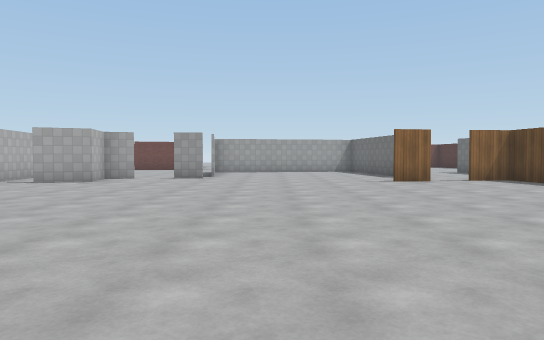
[1] (above)

16 first-person views from a walk through a world built for the Gazebo simulator. The camera is 1.2 m above the floor, tilts 2° down and sees 70° across. The floor is counted in squares, 2 m on a side. Each view is taken from the middle of a square. On the plan, view 1 faces up. The plan holds only what a view shows up to about 10 squares ahead; the rest is blank. The place goes on beyond the plan. Gazebo's built-in surfaces are drawn with simple patterns. Surface patterns are stand-ins for the level's own textures.

[2]
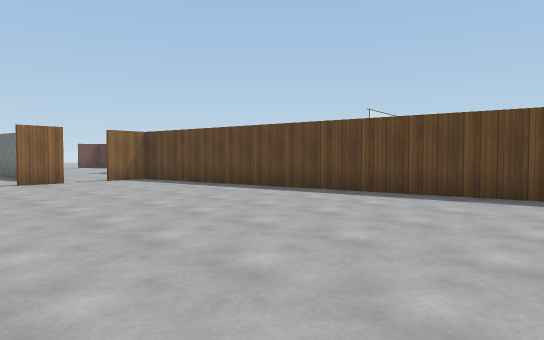

[3]
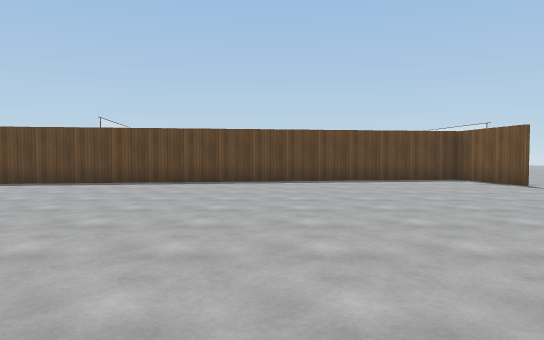

[4]
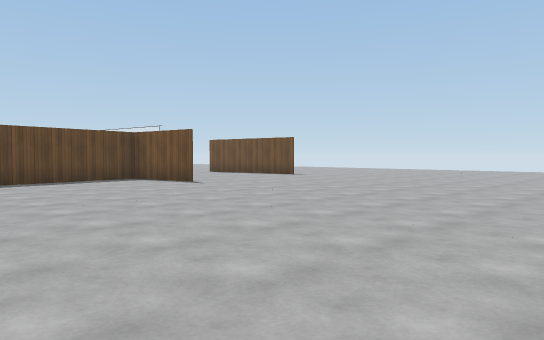

[5]
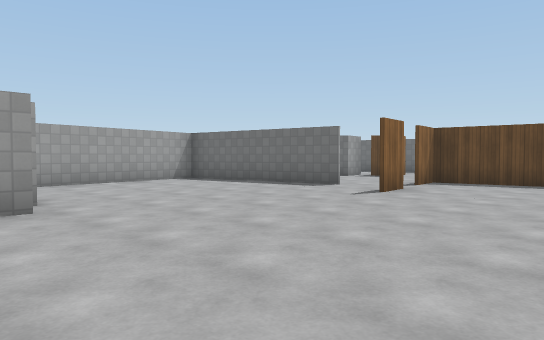

[6]
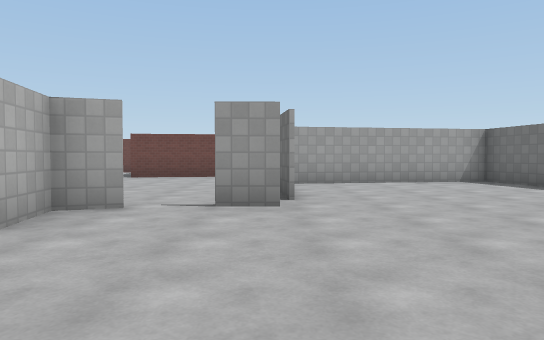

[7]
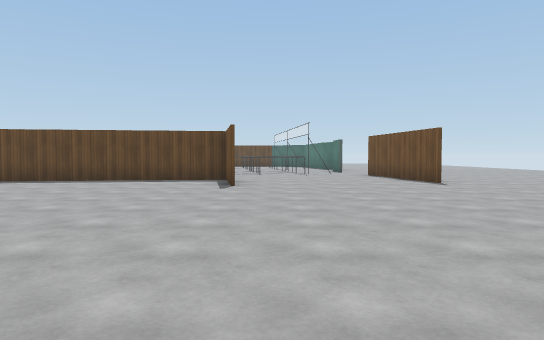

[8]
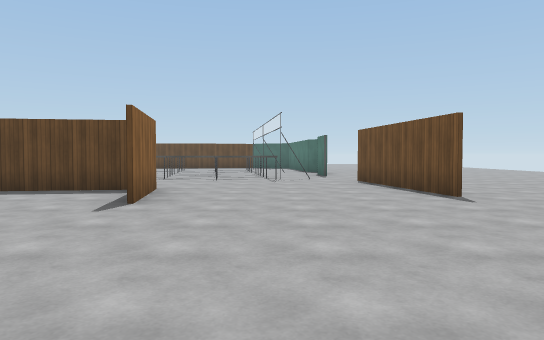

[9]
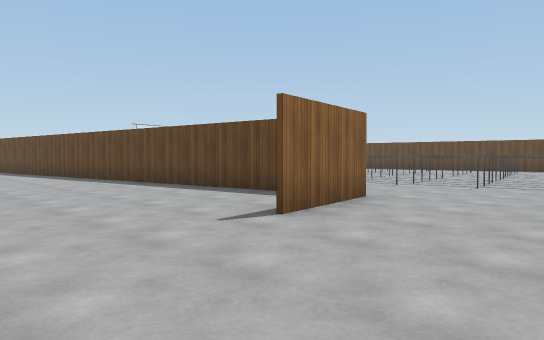

[10]
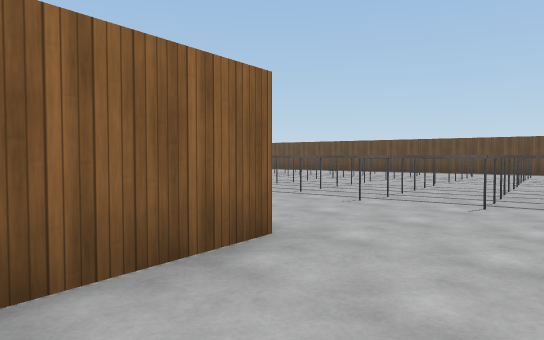

[11]
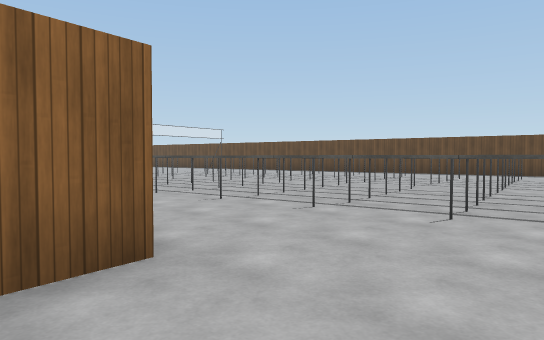

[12]
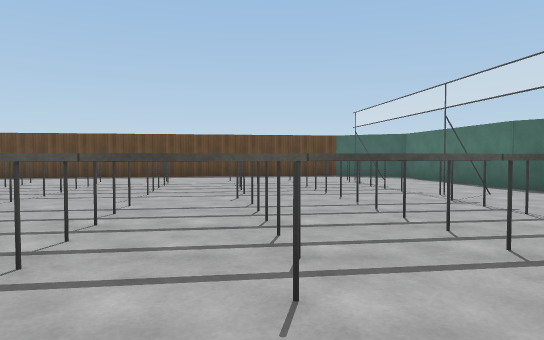

[13]
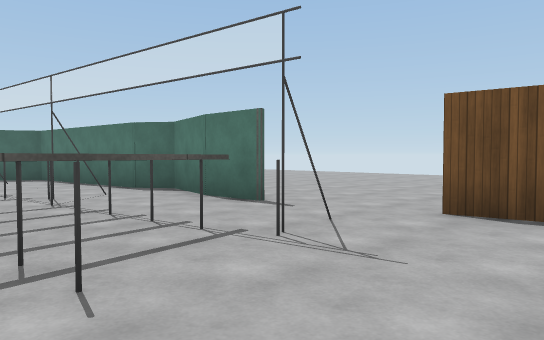

[14]
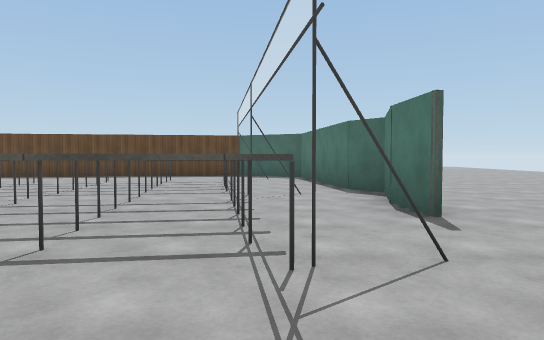

[15]
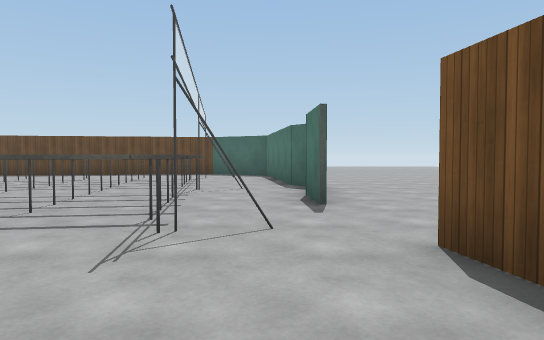

[16]
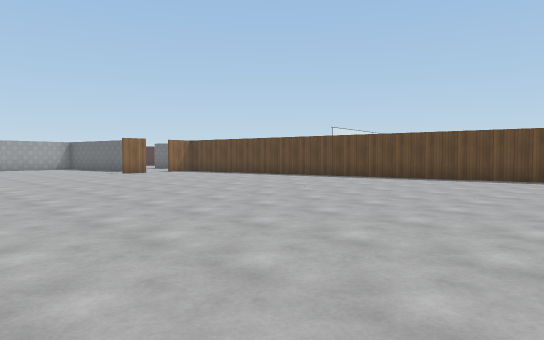

### Floor plan
Key: @ floor where view 1 was taken; # wall or solid block; . floor; P pole; G grey pole; O other object.
Columns run from 4 left of view 1 to 21 right of it. Each row starts with its distance up from view 1.
 15 .. #####
 14 .. ....#
 13 .. .... #
 12 ..#.....#
 11 ........#..
 10 #........##
  9 #......#..#
  8 ..........#
  7 ..........#
  6 ..........##
  5 ...........#
  4  ..........#
  3   .........#
  2   .........#          O.
  1   .........#   #      ..
  0   ..@......#   #  #   O.
 -1  ..........## O#  O#  O.
 -2  ...........# .#  O#  ..
 -3  ...........#.O##  O#  O
 -4  ...........#..P  #O   O
 -5    .......###...# #O   .
 -6   .............P#    # OO
 -7    ...........GP..GO # O##
 -8    ............G...O#####
 -9     ........###..####.

Positions as (right, up) in squares from view 1, and headings:
1: (0, 0), facing up
2: (1, 0), facing up-right
3: (-2, 0), facing right
4: (-2, 0), facing down-right
5: (-3, 6), facing up-right
6: (-2, 6), facing up
7: (-2, -6), facing right
8: (1, -7), facing right
9: (3, -8), facing up-right
10: (6, -7), facing up-right
11: (7, -7), facing up-right
12: (9, -4), facing right
13: (9, -5), facing down-right
14: (9, -7), facing right
15: (8, -8), facing right
16: (-3, -4), facing up-right
